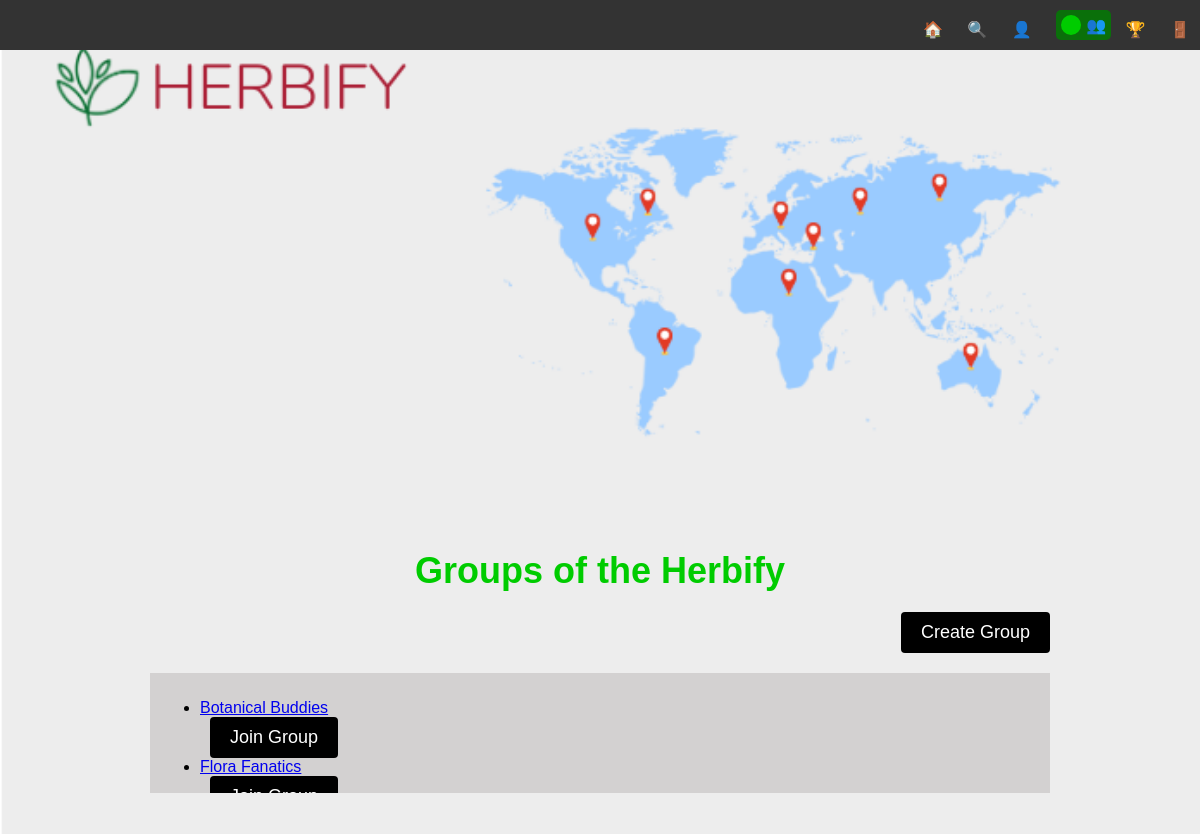
The page /groups (signed in) on the database its author committed.
### app/models.py (models this page shows, shortened)
class groups_table(db.Model):
    id = db.Column(db.Integer, primary_key=True)
    group_name = db.Column(db.String(100), nullable=False)
    description = db.Column(db.Text, nullable=False)
    country = db.Column(db.String(100), nullable=False)  # the country
    users = db.relationship('User', secondary=memberships, backref=db.backref('groups', lazy='dynamic'))
    posts = db.relationship('Post', backref='group', lazy='dynamic')

### app/auth.py (the view, shortened to what this page needs)
@auth.route('/groups', methods=['GET', 'POST'])
@login_required
def view_groups():
    groups = groups_table.query.all()
    return render_template('Groups-view.html', groups=groups)

### app/__init__.py (called while the page is built)
def create_app():
    app = Flask(__name__)
    app.config['SECRET_KEY'] = 'thisismysecretkeydonotstealit'
    app.config['SQLALCHEMY_DATABASE_URI'] = 'sqlite:///db.sqlite3'
    app.config['UPLOAD_FOLDER'] = 'static'
    db.init_app(app)
    login_manager = LoginManager()
    login_manager.login_view = 'auth.login'
    login_manager.init_app(app)
    from .models import User
    @login_manager.user_loader
    def load_user(user_id):
        return User.query.get(int(user_id))
    from .auth import auth as auth_blueprint
    app.register_blueprint(auth_blueprint)
    from .main import main as main_blueprint
    app.register_blueprint(main_blueprint)
    from .views import views as views_blueprint
    app.register_blueprint(views_blueprint)
    return app

### app/templates/Groups-view.html (shortened to what this page needs)
<!DOCTYPE html>
<html lang="en">
<head>
  <link rel="stylesheet" href="https://cdnjs.cloudflare.com/ajax/libs/font-awesome/5.15.3/css/all.min.css" />
  <link
      rel="stylesheet"
      href="{{ url_for('static', filename='/Groups-view.css') }}"
    />
</head>
<body>
  <nav class="navbar">
    <ul>
    <div class="container">
        <div id="navbarMenuHeroA" class="navbar-menu">
            <div class="navbar-end">
                <li ><a href="{{ url_for('main.index') }}" class="navbar-item" title="main">🏠</a></li>
                <li><a href="{{ url_for('views.classification')}}" class="navbar-item" title="Classification">🔍</a></li>
                {% if current_user.is_authenticated %}
                <li>
                  <a href="{{ url_for('main.profile') }}" title="Profile">👤</a></li>
                {% endif %}
                <li class="active"><a href= "{{ url_for('auth.view_groups') }}" title="Groups" class="navbar-item">👥</a></li>
                <li><a href="{{ url_for('auth.achievements') }}" title="Rank" class="navbar-item">🏆</a></li>
                {% if current_user.is_authenticated %}
                <li><a href="{{ url_for('auth.logout') }}" class="navbar-item" title="logout">🚪</a></li>
                {% endif %}
            </div>
        </div>
    </div>
</nav>
  <div class="login-page-container">
    <h1 class="login-page-heading">Groups of the Herbify</h1>
    <div class="button-group">
      <a href="{{ url_for('auth.create_group') }}"
          ><button type="submit" class="login-page-button">
            Create Group
          </button></a
        >
    </div>
    <div class="group-names-container">
        <ul>
      {% for group in groups %}
        <li>
          <a href="{{ url_for('auth.group_profile', group_id=group.id) }}">{{ group.group_name }}</a>
        </li>
        <form action="{{ url_for('auth.view_groups') }}" method="POST">
          <button type="submit" class="login-page-button">Join Group</button>
        </form>
      {% endfor %}
    </ul>
      </div>
    </div>
  </body>
  </html>

### app/static/Groups-view.css (style rules this page uses)
body { font-family: Arial, sans-serif; margin: 0; padding: 0; background-image: url("world_map.png"); background-size: cover; background-repeat: no-repeat; }
.navbar { background-color: #333; color: #fff; padding: 10px; position: fixed; top: 0; right: 0; left: 0; width: 100%; display: flex; justify-content: flex-end; }
.navbar ul { list-style-type: none; margin: 0; padding: 0; }
.navbar li { margin-right: 10px; display: inline-block; }
.navbar li a { color: #fff; text-decoration: none; padding-right: 10px; }
.navbar li.active a { font-weight: bold; background-color: rgba(0, 128, 0, 0.8); border-radius: 5px; display: flex; align-items: center; padding: 5px; }
.navbar li.active a:before { content: ""; width: 20px; height: 20px; margin-right: 5px; background-color: #00cc00; border-radius: 50%; }
.login-page-container { max-width: 400px; margin: 0 auto; padding: 250px; }
.login-page-heading { text-align: center; color: #00cc00; margin-top: 350px; margin-bottom: 0; }
.button-group { display: flex; justify-content: flex-end; margin-top: 20px; }
.login-page-button { background-color: #000000; color: #fff; border: none; padding: 10px 20px; text-align: center; text-decoration: none; display: inline-block; font-size: 16px; cursor: pointer; border-radius: 4px; margin-left: 10px; }
.group-names-container { max-height: 100px; overflow-y: auto; margin-top: 20px; background-color: #d3d1d1; padding: 10px; }
@media screen and (min-width: 1025px) { body { background-color: #fff; } }
@media screen and (min-width: 1025px) { .login-page-container { max-width: 900px; padding: 100px; } }
@media screen and (min-width: 1025px) { .login-page-heading { font-size: 36px; padding-top: 100px; } }
@media screen and (min-width: 1025px) { .login-page-button { padding: 10px 20px; font-size: 18px; } }

### rows shown on the page
groups_table: group_name "Botanical Buddies"
groups_table: group_name "Flora Fanatics"
